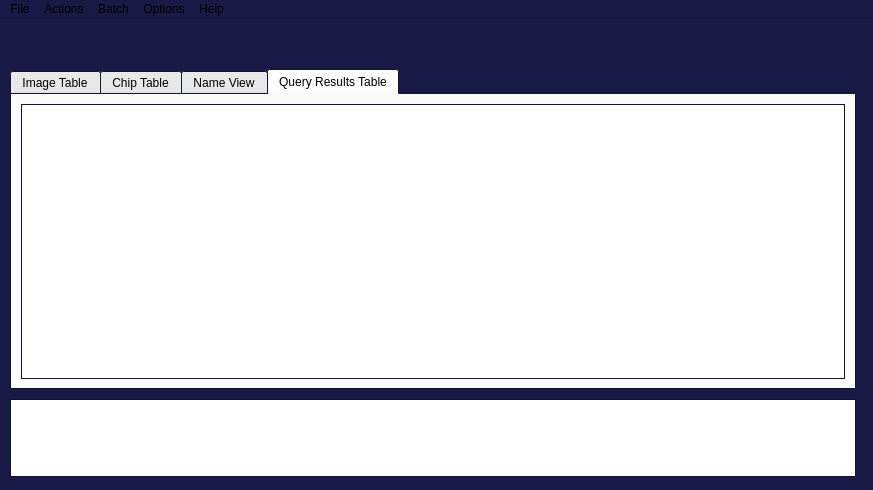
<?xml version="1.0" encoding="UTF-8"?>
<ui version="4.0">
 <class>mainSkel</class>
 <widget class="QMainWindow" name="mainSkel">
  <property name="enabled">
   <bool>true</bool>
  </property>
  <property name="geometry">
   <rect>
    <x>0</x>
    <y>0</y>
    <width>873</width>
    <height>490</height>
   </rect>
  </property>
  <property name="palette">
   <palette>
    <active>
     <colorrole role="Base">
      <brush brushstyle="SolidPattern">
       <color alpha="255">
        <red>255</red>
        <green>255</green>
        <blue>255</blue>
       </color>
      </brush>
     </colorrole>
     <colorrole role="Window">
      <brush brushstyle="SolidPattern">
       <color alpha="255">
        <red>25</red>
        <green>25</green>
        <blue>70</blue>
       </color>
      </brush>
     </colorrole>
    </active>
    <inactive>
     <colorrole role="Base">
      <brush brushstyle="SolidPattern">
       <color alpha="255">
        <red>255</red>
        <green>255</green>
        <blue>255</blue>
       </color>
      </brush>
     </colorrole>
     <colorrole role="Window">
      <brush brushstyle="SolidPattern">
       <color alpha="255">
        <red>25</red>
        <green>25</green>
        <blue>70</blue>
       </color>
      </brush>
     </colorrole>
    </inactive>
    <disabled>
     <colorrole role="Base">
      <brush brushstyle="SolidPattern">
       <color alpha="255">
        <red>25</red>
        <green>25</green>
        <blue>70</blue>
       </color>
      </brush>
     </colorrole>
     <colorrole role="Window">
      <brush brushstyle="SolidPattern">
       <color alpha="255">
        <red>25</red>
        <green>25</green>
        <blue>70</blue>
       </color>
      </brush>
     </colorrole>
    </disabled>
   </palette>
  </property>
  <property name="windowTitle">
   <string>HotSpotter</string>
  </property>
  <widget class="QWidget" name="centralwidget">
   <widget class="QTextEdit" name="textEdit">
    <property name="geometry">
     <rect>
      <x>10</x>
      <y>380</y>
      <width>846</width>
      <height>78</height>
     </rect>
    </property>
   </widget>
   <widget class="QTabWidget" name="TabletabWidget">
    <property name="geometry">
     <rect>
      <x>10</x>
      <y>50</y>
      <width>846</width>
      <height>321</height>
     </rect>
    </property>
    <property name="currentIndex">
     <number>3</number>
    </property>
    <widget class="QWidget" name="imageTab">
     <attribute name="title">
      <string>Image Table</string>
     </attribute>
     <layout class="QVBoxLayout" name="verticalLayout_6">
      <item>
       <widget class="QWidget" name="image_view" native="true">
        <property name="acceptDrops">
         <bool>false</bool>
        </property>
        <layout class="QVBoxLayout" name="verticalLayout_4">
         <item>
          <widget class="QTableWidget" name="gxs_TBL"/>
         </item>
         <item>
          <widget class="QPushButton" name="pushButton">
           <property name="text">
            <string>Autochip</string>
           </property>
          </widget>
         </item>
        </layout>
       </widget>
      </item>
     </layout>
    </widget>
    <widget class="QWidget" name="chipTab">
     <attribute name="title">
      <string>Chip Table</string>
     </attribute>
     <layout class="QVBoxLayout" name="verticalLayout_3">
      <item>
       <widget class="QTableWidget" name="cxs_TBL"/>
      </item>
      <item>
       <widget class="QPushButton" name="pushButton_2">
        <property name="text">
         <string>Recognize</string>
        </property>
       </widget>
      </item>
     </layout>
    </widget>
    <widget class="QWidget" name="nameTab">
     <attribute name="title">
      <string>Name View</string>
     </attribute>
     <layout class="QVBoxLayout" name="verticalLayout_2">
      <item>
       <widget class="QTableWidget" name="nxs_TBL"/>
      </item>
     </layout>
    </widget>
    <widget class="QWidget" name="QueryTab">
     <attribute name="title">
      <string>Query Results Table</string>
     </attribute>
     <layout class="QVBoxLayout" name="verticalLayout_5">
      <item>
       <widget class="QTableWidget" name="tableWidget"/>
      </item>
     </layout>
    </widget>
   </widget>
   <widget class="QLabel" name="PantheraLogo">
    <property name="enabled">
     <bool>true</bool>
    </property>
    <property name="geometry">
     <rect>
      <x>570</x>
      <y>0</y>
      <width>191</width>
      <height>71</height>
     </rect>
    </property>
    <property name="text">
     <string/>
    </property>
    <property name="pixmap">
     <pixmap>../../../../../../Panthera logo &amp; branding_internal only/Panthera Logos/Logo_DarkBackgrounds.png</pixmap>
    </property>
    <property name="scaledContents">
     <bool>true</bool>
    </property>
    <property name="alignment">
     <set>Qt::AlignLeading|Qt::AlignLeft|Qt::AlignVCenter</set>
    </property>
    <property name="wordWrap">
     <bool>true</bool>
    </property>
   </widget>
  </widget>
  <widget class="QMenuBar" name="menubar">
   <property name="geometry">
    <rect>
     <x>0</x>
     <y>0</y>
     <width>873</width>
     <height>25</height>
    </rect>
   </property>
   <widget class="QMenu" name="menuFile">
    <property name="title">
     <string>File</string>
    </property>
    <addaction name="actionNew_Database_2"/>
    <addaction name="actionOpen_Database_2"/>
    <addaction name="separator"/>
    <addaction name="actionSave_Database_2"/>
    <addaction name="separator"/>
    <addaction name="actionImport_Images_Select_image_s"/>
    <addaction name="actionImport_Images_Select_Directory"/>
    <addaction name="separator"/>
    <addaction name="actionQuit_2"/>
   </widget>
   <widget class="QMenu" name="menuActions">
    <property name="title">
     <string>Actions</string>
    </property>
    <addaction name="actionAdd_Chip_2"/>
    <addaction name="actionNew_Chip_Property_2"/>
    <addaction name="separator"/>
    <addaction name="actionQuery_2"/>
    <addaction name="separator"/>
    <addaction name="actionReselect_ROI_2"/>
    <addaction name="actionReselect_Orientation"/>
    <addaction name="separator"/>
    <addaction name="actionSelect_Chip"/>
    <addaction name="separator"/>
    <addaction name="actionDelete_Chip_2"/>
   </widget>
   <widget class="QMenu" name="menuBatch">
    <property name="title">
     <string>Batch</string>
    </property>
    <addaction name="actionPrecompute_Chips_Features"/>
    <addaction name="actionPrecompute_Queries_2"/>
    <addaction name="separator"/>
    <addaction name="actionScale_All_ROIs"/>
    <addaction name="separator"/>
    <addaction name="actionConvert_All_Images_into_Chips"/>
   </widget>
   <widget class="QMenu" name="menuOptions">
    <property name="title">
     <string>Options</string>
    </property>
    <addaction name="actionLayout_Figures_2"/>
    <addaction name="separator"/>
    <addaction name="actionEdit_Preferences"/>
   </widget>
   <widget class="QMenu" name="menuHelp">
    <property name="title">
     <string>Help</string>
    </property>
   </widget>
   <addaction name="menuFile"/>
   <addaction name="menuActions"/>
   <addaction name="menuBatch"/>
   <addaction name="menuOptions"/>
   <addaction name="menuHelp"/>
  </widget>
  <action name="actionOpen_Database">
   <property name="text">
    <string>Open Database</string>
   </property>
   <property name="toolTip">
    <string>Opens a different database directory. </string>
   </property>
   <property name="shortcut">
    <string>Ctrl+O</string>
   </property>
   <property name="shortcutContext">
    <enum>Qt::ApplicationShortcut</enum>
   </property>
  </action>
  <action name="actionSave_Database">
   <property name="text">
    <string>Save Database</string>
   </property>
   <property name="iconText">
    <string>Save Database</string>
   </property>
   <property name="toolTip">
    <string>Saves the added images / chip properties / and changed names to the database csv tables.</string>
   </property>
   <property name="shortcut">
    <string>Ctrl+S</string>
   </property>
   <property name="shortcutContext">
    <enum>Qt::ApplicationShortcut</enum>
   </property>
  </action>
  <action name="actionImport_Img_file">
   <property name="text">
    <string>Import Images (select file(s))</string>
   </property>
   <property name="shortcut">
    <string>Ctrl+I</string>
   </property>
   <property name="shortcutContext">
    <enum>Qt::ApplicationShortcut</enum>
   </property>
  </action>
  <action name="actionOpen_Data_Directory">
   <property name="text">
    <string>View Data Directory</string>
   </property>
  </action>
  <action name="actionOpen_Source_Directory">
   <property name="text">
    <string>View Source Directory</string>
   </property>
  </action>
  <action name="actionTogEll">
   <property name="enabled">
    <bool>true</bool>
   </property>
   <property name="text">
    <string>Toggle Ellipses</string>
   </property>
   <property name="shortcut">
    <string>E</string>
   </property>
  </action>
  <action name="actionUndockDisplay">
   <property name="text">
    <string>Undock Display</string>
   </property>
  </action>
  <action name="actionTogPlt">
   <property name="text">
    <string>Toggle PlotWidget</string>
   </property>
  </action>
  <action name="actionHelpCMD">
   <property name="text">
    <string>Command Line Help</string>
   </property>
  </action>
  <action name="actionHelpGUI">
   <property name="text">
    <string>GUI Help</string>
   </property>
  </action>
  <action name="actionAbout">
   <property name="enabled">
    <bool>false</bool>
   </property>
   <property name="text">
    <string>About</string>
   </property>
   <property name="shortcutContext">
    <enum>Qt::ApplicationShortcut</enum>
   </property>
  </action>
  <action name="actionHelpWorkflow">
   <property name="text">
    <string>Workflow Help</string>
   </property>
  </action>
  <action name="actionTogPts">
   <property name="text">
    <string>Toggle Points</string>
   </property>
   <property name="shortcut">
    <string>P</string>
   </property>
  </action>
  <action name="actionAdd_Chip">
   <property name="text">
    <string>Add Chip</string>
   </property>
   <property name="toolTip">
    <string>When adding a chip, you select an ROI in Image View. The ROI defines a new chip and it is added (but not saved) to the database.</string>
   </property>
   <property name="shortcut">
    <string>A</string>
   </property>
   <property name="shortcutContext">
    <enum>Qt::ApplicationShortcut</enum>
   </property>
  </action>
  <action name="actionReselect_ROI">
   <property name="text">
    <string>Reselect ROI</string>
   </property>
   <property name="toolTip">
    <string>Changes the ROI of a chip. Previously associated results and chip data are removed and recomputed. </string>
   </property>
   <property name="shortcut">
    <string>R</string>
   </property>
   <property name="shortcutContext">
    <enum>Qt::ApplicationShortcut</enum>
   </property>
  </action>
  <action name="actionNext">
   <property name="text">
    <string>Select Next</string>
   </property>
   <property name="toolTip">
    <string>Selects the next image or chip in the database. </string>
   </property>
   <property name="shortcut">
    <string>N</string>
   </property>
   <property name="shortcutContext">
    <enum>Qt::ApplicationShortcut</enum>
   </property>
  </action>
  <action name="actionDelete_Chip">
   <property name="text">
    <string>Delete Chip</string>
   </property>
   <property name="toolTip">
    <string>Removes a chip from the database. </string>
   </property>
   <property name="shortcut">
    <string>Ctrl+Del</string>
   </property>
   <property name="shortcutContext">
    <enum>Qt::ApplicationShortcut</enum>
   </property>
  </action>
  <action name="actionQuery">
   <property name="enabled">
    <bool>true</bool>
   </property>
   <property name="text">
    <string>Query</string>
   </property>
   <property name="toolTip">
    <string>Issues the currently selected chip as a query. The result table is then populated.</string>
   </property>
   <property name="shortcut">
    <string>Q</string>
   </property>
   <property name="shortcutContext">
    <enum>Qt::ApplicationShortcut</enum>
   </property>
  </action>
  <action name="actionPrev">
   <property name="text">
    <string>Prev</string>
   </property>
  </action>
  <action name="actionWriteLogs">
   <property name="enabled">
    <bool>false</bool>
   </property>
   <property name="text">
    <string>Write Logs</string>
   </property>
   <property name="shortcutContext">
    <enum>Qt::ApplicationShortcut</enum>
   </property>
  </action>
  <action name="actionOpen_Internal_Directory">
   <property name="text">
    <string>View Internal Directory</string>
   </property>
  </action>
  <action name="actionPreferences">
   <property name="text">
    <string>Edit Preferences</string>
   </property>
   <property name="toolTip">
    <string>Changes algorithm parameters and program behavior.</string>
   </property>
   <property name="shortcut">
    <string>Ctrl+P</string>
   </property>
   <property name="shortcutContext">
    <enum>Qt::ApplicationShortcut</enum>
   </property>
  </action>
  <action name="actionQuit">
   <property name="text">
    <string>Quit</string>
   </property>
   <property name="toolTip">
    <string>Exits the program</string>
   </property>
   <property name="shortcutContext">
    <enum>Qt::ApplicationShortcut</enum>
   </property>
  </action>
  <action name="actionConvertImage2Chip">
   <property name="enabled">
    <bool>true</bool>
   </property>
   <property name="text">
    <string>Convert All Images to Chips</string>
   </property>
  </action>
  <action name="actionBatch_Change_Name">
   <property name="text">
    <string>Batch Change Name</string>
   </property>
  </action>
  <action name="actionReselect_Ori">
   <property name="text">
    <string>Reselect Orientation</string>
   </property>
   <property name="toolTip">
    <string>Changes the orientation of a chip. Previously associated results and chip data are removed and recomputed. </string>
   </property>
   <property name="shortcut">
    <string>O</string>
   </property>
   <property name="shortcutContext">
    <enum>Qt::ApplicationShortcut</enum>
   </property>
  </action>
  <action name="actionAdd_Metadata_Property">
   <property name="text">
    <string>Add Chip Property</string>
   </property>
  </action>
  <action name="actionAutoassign">
   <property name="text">
    <string>Assign Matches Above Threshold</string>
   </property>
  </action>
  <action name="actionRankErrorExpt">
   <property name="text">
    <string>Rank Error Experiment</string>
   </property>
  </action>
  <action name="actionName_Consistency_Experiment">
   <property name="text">
    <string>Name Consistency</string>
   </property>
  </action>
  <action name="actionIncrease_ROI_Size">
   <property name="text">
    <string>Increase all ROI Sizes</string>
   </property>
  </action>
  <action name="actionView_Docs">
   <property name="enabled">
    <bool>false</bool>
   </property>
   <property name="text">
    <string>View Documentation</string>
   </property>
   <property name="shortcutContext">
    <enum>Qt::ApplicationShortcut</enum>
   </property>
  </action>
  <action name="actionAutoassign_2">
   <property name="text">
    <string>Auto-Assign Matches</string>
   </property>
  </action>
  <action name="actionNew_Database">
   <property name="text">
    <string>New Database</string>
   </property>
   <property name="toolTip">
    <string>Create a new folder to use as a database. </string>
   </property>
   <property name="shortcut">
    <string>Ctrl+N</string>
   </property>
   <property name="shortcutContext">
    <enum>Qt::ApplicationShortcut</enum>
   </property>
  </action>
  <action name="actionImport_Img_dir">
   <property name="text">
    <string>Import Images (select directory)</string>
   </property>
   <property name="shortcutContext">
    <enum>Qt::ApplicationShortcut</enum>
   </property>
  </action>
  <action name="actionPrecompute_Queries">
   <property name="text">
    <string>Precompute Queries</string>
   </property>
   <property name="toolTip">
    <string>This might take anywhere from a coffee break to an overnight  procedure depending on how many ROIs you've made. It queries each chip and saves the result which allows multiple queries to be rapidly inspected later. </string>
   </property>
   <property name="shortcutContext">
    <enum>Qt::ApplicationShortcut</enum>
   </property>
  </action>
  <action name="actionPrecomputeChipsFeatures">
   <property name="text">
    <string>Precompute Chips/Features</string>
   </property>
   <property name="toolTip">
    <string>Extracts all chips from images, and computes features. This loads the data into memory and reduces waiting time between selecting chips and images.</string>
   </property>
   <property name="shortcut">
    <string>Ctrl+Return</string>
   </property>
   <property name="shortcutContext">
    <enum>Qt::ApplicationShortcut</enum>
   </property>
  </action>
  <action name="actionView_DBDir">
   <property name="text">
    <string>View Database Dir</string>
   </property>
   <property name="toolTip">
    <string>Opens the database folder in your operating system's native file browser (explorer/finder/nautilus)</string>
   </property>
   <property name="shortcutContext">
    <enum>Qt::ApplicationShortcut</enum>
   </property>
  </action>
  <action name="actionScale_all_ROIS">
   <property name="enabled">
    <bool>false</bool>
   </property>
   <property name="text">
    <string>Scale all ROIs</string>
   </property>
   <property name="toolTip">
    <string>Changes the size of every ROI in the database. </string>
   </property>
   <property name="shortcutContext">
    <enum>Qt::ApplicationShortcut</enum>
   </property>
  </action>
  <action name="actionConvert_all_images_into_chips">
   <property name="enabled">
    <bool>false</bool>
   </property>
   <property name="text">
    <string>Convert all images into chips</string>
   </property>
   <property name="toolTip">
    <string>Every image without a chip has an ROI added to it spanning the entire image.</string>
   </property>
   <property name="shortcutContext">
    <enum>Qt::ApplicationShortcut</enum>
   </property>
  </action>
  <action name="actionNew_Chip_Property">
   <property name="text">
    <string>New Chip Property</string>
   </property>
   <property name="toolTip">
    <string>Creates a new column in the chip table for user properties.</string>
   </property>
   <property name="shortcutContext">
    <enum>Qt::ApplicationShortcut</enum>
   </property>
  </action>
  <action name="actionDelete_computed_directory">
   <property name="text">
    <string>Delete Computed Directory</string>
   </property>
   <property name="toolTip">
    <string>Deletes all precomputations (not your ROIs or properties though) and lets all data be recomputed and reloaded. This puts your database in a cleaner state. </string>
   </property>
   <property name="shortcutContext">
    <enum>Qt::ApplicationShortcut</enum>
   </property>
  </action>
  <action name="actionDelete_global_preferences">
   <property name="text">
    <string>Delete Global Preferences</string>
   </property>
   <property name="toolTip">
    <string>This deletes global preferences like the previously opened database, your work directory, and defaults algorithm preferences. Use if HotSpotter crashes on loading a database. </string>
   </property>
   <property name="shortcutContext">
    <enum>Qt::ApplicationShortcut</enum>
   </property>
  </action>
  <action name="actionView_Computed_Dir">
   <property name="text">
    <string>View Computed Dir</string>
   </property>
   <property name="toolTip">
    <string>Opens the directory where all precomputed chips, query results, and features are stored. </string>
   </property>
   <property name="shortcutContext">
    <enum>Qt::ApplicationShortcut</enum>
   </property>
  </action>
  <action name="actionView_Global_Dir">
   <property name="text">
    <string>View Global Dir</string>
   </property>
   <property name="toolTip">
    <string>This is youre ~/.hotspotter folder, which stores non-database-specific preferences.</string>
   </property>
   <property name="shortcutContext">
    <enum>Qt::ApplicationShortcut</enum>
   </property>
  </action>
  <action name="actionLayout_Figures">
   <property name="text">
    <string>Layout Figures</string>
   </property>
   <property name="toolTip">
    <string>Organizes windows in a grid</string>
   </property>
   <property name="shortcut">
    <string>Ctrl+L</string>
   </property>
   <property name="shortcutContext">
    <enum>Qt::ApplicationShortcut</enum>
   </property>
  </action>
  <action name="actionDev_Mode_IPython">
   <property name="text">
    <string>Developer Mode (IPython)</string>
   </property>
   <property name="toolTip">
    <string>This allows IPython interaction in the terminal and disables GUI interaction until the &quot;exit&quot; command is entered in IPython. </string>
   </property>
   <property name="shortcut">
    <string>Ctrl+Alt+Shift+D</string>
   </property>
   <property name="shortcutContext">
    <enum>Qt::ApplicationShortcut</enum>
   </property>
  </action>
  <action name="actionDelete_Precomputed_Results">
   <property name="text">
    <string>Delete Cached Query Results</string>
   </property>
   <property name="toolTip">
    <string>Removes all precomputed results. Use if you expect that your results may be corrupted.</string>
   </property>
  </action>
  <action name="actionDeveloper_Reload">
   <property name="text">
    <string>Developer Reload</string>
   </property>
   <property name="shortcut">
    <string>Ctrl+Shift+R</string>
   </property>
  </action>
  <action name="actionOpen_Database_2">
   <property name="text">
    <string>Open Database</string>
   </property>
  </action>
  <action name="actionNew_Database_2">
   <property name="text">
    <string>New Database</string>
   </property>
  </action>
  <action name="actionSave_Database_2">
   <property name="text">
    <string>Save Database</string>
   </property>
  </action>
  <action name="actionImport_Images_Select_image_s">
   <property name="text">
    <string>Import Images (Select image(s))</string>
   </property>
  </action>
  <action name="actionImport_Images_Select_Directory">
   <property name="text">
    <string>Import Images (Select Directory)</string>
   </property>
  </action>
  <action name="actionQuit_2">
   <property name="text">
    <string>Quit</string>
   </property>
  </action>
  <action name="actionAdd_Chip_2">
   <property name="text">
    <string>Add Chip</string>
   </property>
  </action>
  <action name="actionNew_Chip_Property_2">
   <property name="text">
    <string>New Chip Property</string>
   </property>
  </action>
  <action name="actionQuery_2">
   <property name="text">
    <string>Query</string>
   </property>
  </action>
  <action name="actionReselect_ROI_2">
   <property name="text">
    <string>Reselect ROI</string>
   </property>
  </action>
  <action name="actionReselect_Orientation">
   <property name="text">
    <string>Reselect Orientation</string>
   </property>
  </action>
  <action name="actionSelect_Chip">
   <property name="text">
    <string>Select Next</string>
   </property>
  </action>
  <action name="actionDelete_Chip_2">
   <property name="text">
    <string>Delete Chip</string>
   </property>
  </action>
  <action name="actionPrecompute_Chips_Features">
   <property name="text">
    <string>Precompute Chips/ Features</string>
   </property>
  </action>
  <action name="actionPrecompute_Queries_2">
   <property name="text">
    <string>Precompute Queries</string>
   </property>
  </action>
  <action name="actionScale_All_ROIs">
   <property name="text">
    <string>Scale All ROIs</string>
   </property>
  </action>
  <action name="actionConvert_All_Images_into_Chips">
   <property name="text">
    <string>Convert All Images into Chips</string>
   </property>
  </action>
  <action name="actionLayout_Figures_2">
   <property name="text">
    <string>Layout Figures</string>
   </property>
  </action>
  <action name="actionEdit_Preferences">
   <property name="text">
    <string>Edit Preferences</string>
   </property>
  </action>
 </widget>
 <resources/>
 <connections/>
</ui>
